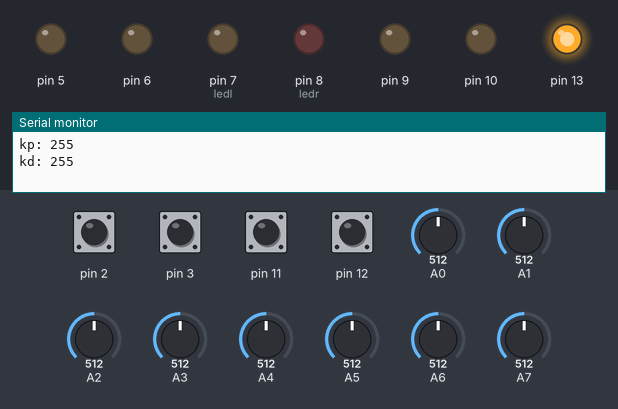
A sketch run on a simulated Arduino Nano, built with avr-gcc and run on an emulated ATmega328P. Parts: output pins drawn as LEDs (lit = HIGH), the last lines printed to the serial monitor. Dashed ring = blinking. The inputs (shaded band) are chosen by the test bench; at power-on: pin 2, pin 3, pin 11, pin 12 HIGH, A0 = 512, A1 = 512, A2 = 512, A3 = 512, A4 = 512, A5 = 512, A6 = 512, A7 = 512. EEPROM starts erased.

Above: at 1.3 s.
1.4 s: pin 3 pulled LOW for 0.15 s
At 4.1 s:
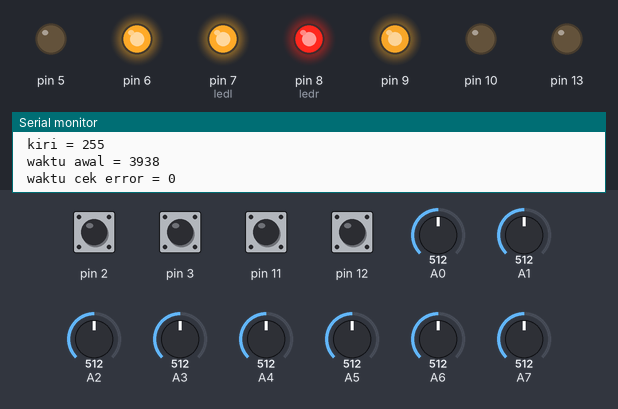
4.4 s: pin 11 pulled LOW for 1 s
At 4.9 s:
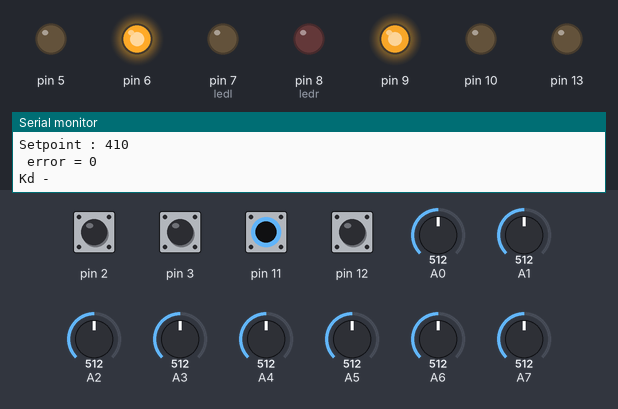
8.4 s: pin 2 pulled LOW for 0.15 s
At 9.3 s:
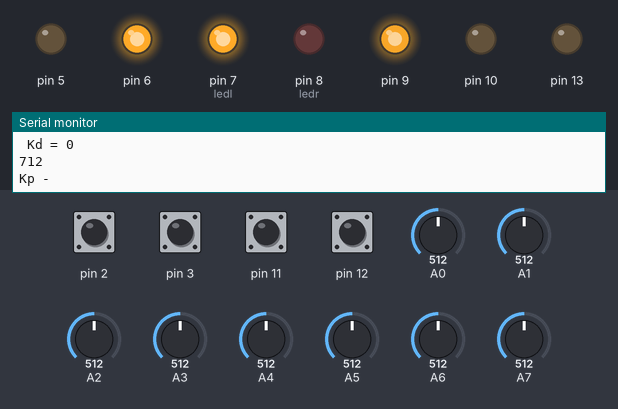
11.4 s: pin 12 pulled LOW for 0.15 s
At 12.3 s:
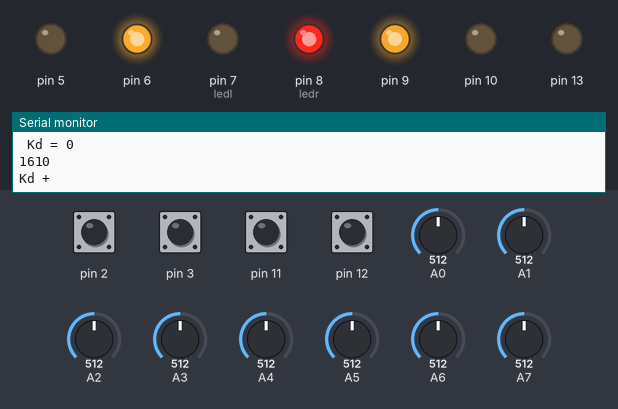
14.5 s: pin 2 pulled LOW for 1 s
At 15.7 s:
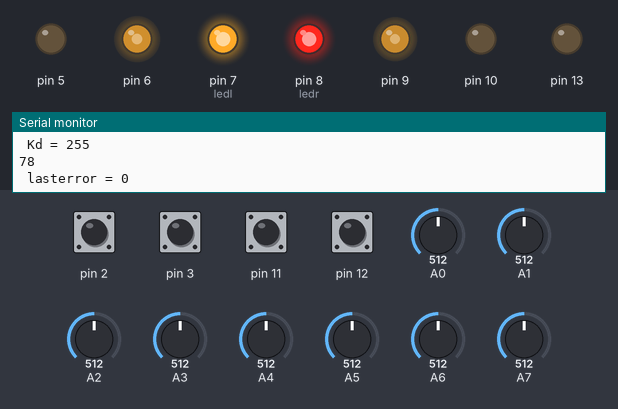
18.5 s: pin 11 pulled LOW for 0.15 s
At 19.85 s:
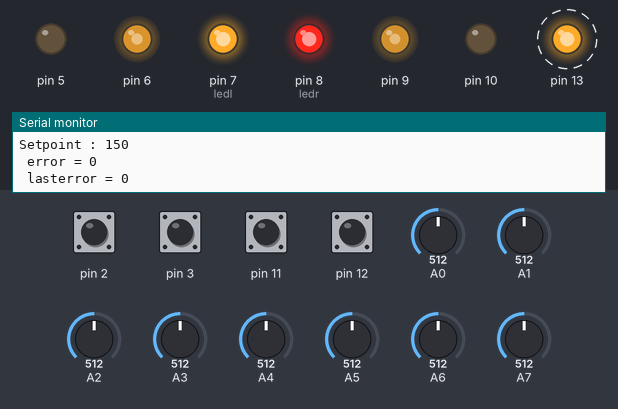
Timing chart, 0 to 22.6 s (numbered marks = the images above; inputs shaded):
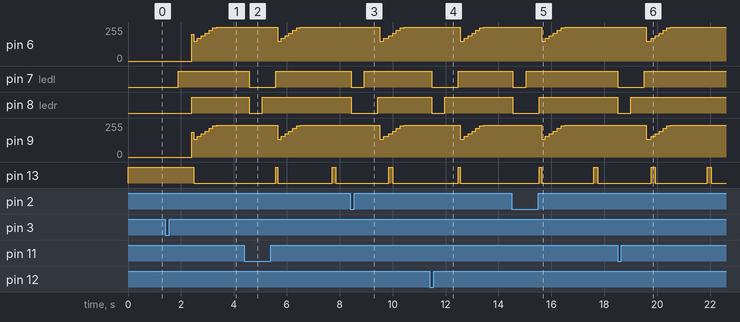

Measured:
- after the input at 1.4 s, pin 7 (ledl): LOW → HIGH after 0.50 s; pin 8 (ledr): LOW → HIGH after 1.0 s; pin 13: HIGH → LOW after 1.1 s
- after the input at 4.4 s, pin 6: 255/255 → 150/255 after 1.3 s, → 170/255 0.14 s later, → 190/255 0.14 s later, → 210/255 0.14 s later, … (7 changes in this stretch); pin 7 (ledl): HIGH → LOW after 0.18 s, → HIGH 1.0 s later
- after the input at 8.4 s, pin 6: 255/255 → 150/255 after 1.1 s, → 170/255 0.14 s later, → 190/255 0.19 s later, → 210/255 0.15 s later, … (7 changes in this stretch); pin 7 (ledl): HIGH → LOW at once, → HIGH 0.50 s later
- after the input at 11.4 s, pin 6: 255/255 → 150/255 after 1.2 s, → 170/255 0.15 s later, → 190/255 0.15 s later, → 210/255 0.15 s later, … (7 changes in this stretch); pin 7 (ledl): HIGH → LOW after 0.08 s, → HIGH 1.0 s later
- after the input at 14.5 s, pin 6: 255/255 → 150/255 after 1.1 s, → 170/255 0.15 s later, → 190/255 0.15 s later, → 210/255 0.15 s later, … (7 changes in this stretch); pin 7 (ledl): HIGH → LOW at once, → HIGH 0.50 s later
- after the input at 18.5 s, pin 6: 255/255 → 150/255 after 1.1 s, → 170/255 0.19 s later, → 190/255 0.15 s later, → 210/255 0.15 s later, … (7 changes in this stretch); pin 7 (ledl): HIGH → LOW at once, → HIGH 1.0 s later

The sketch:

modul4fuzzylogic.ino
```cpp
#include <EEPROM.h>
unsigned long awal, nilai, selisih, waktu = 100, sekarang, er0 = 2000, erx = 200, selor = 0, awalor = 0, nilor = 0;
int value;
int address = 0,
    kondisisensor, kondisi[8],
    lasterror, state,
    state2,
    state3,
    setting = 0,
    setting2 = 0,
    simpan,
    sp = 180,
    x, kd, i,
    s[8],
    error,
    moveControl,
    kecepatanMotorKanan,
    kecepatanMotorKiri,
    rate, kp, nkp, nkd, maxs[8], mins[8], isi = 0, peka[8], setpoint = 150;
int mp[8];
#define ledr 8
#define ledl 7
void setup() {
        EEPROM.write(8, EEPROM.read(8));
  EEPROM.write(9, EEPROM.read(9));
  Serial.begin(9600);
  for (i = 0; i <= 7; i++) {
    maxs[i] = 0;
    mins[i] = 1023;
    isi = EEPROM.read(i);
    peka[i] = isi * 4;
  }
  kp = EEPROM.read(8);
  kd = EEPROM.read(9);
  for (i = 0; i <= 7; i++) {
    //Serial.print("nilai tengah sensor "); Serial.print(i); Serial.print(" : "); Serial.print(peka[i]); Serial.println(" ");
  }
  Serial.print("kp: ");
  Serial.print(EEPROM.read(8));
  Serial.println("");
  Serial.print("kd: ");
  Serial.print(EEPROM.read(9));
  Serial.println("");
  pinMode(ledl, OUTPUT);
  pinMode(ledr, OUTPUT);
  pinMode(2, INPUT_PULLUP);
  pinMode(3, INPUT_PULLUP);
  pinMode(11, INPUT_PULLUP);
  pinMode(12, INPUT_PULLUP);
  pinMode(13, OUTPUT);
  pinMode(A0, INPUT);
  pinMode(A1, INPUT);
  pinMode(A2, INPUT);
  pinMode(A3, INPUT);
  pinMode(A7, INPUT);
  pinMode(A6, INPUT);
  pinMode(A5, INPUT);
  pinMode(A4, INPUT);
  pinMode(5, OUTPUT);
  pinMode(6, OUTPUT);
  pinMode(10, OUTPUT);
  pinMode(9, OUTPUT);
  analogWrite(9, LOW);
  analogWrite(5, LOW);
  analogWrite(6, LOW);
  analogWrite(10, LOW); digitalWrite(13, HIGH);
  delay(100);
  awal = millis(); awalor = millis();
}
void loop() {
  cektombol();
  cekstate();
}

void cektombol() {
  if (!(digitalRead(2)) && (setting == 0)) {
    state = 4;
    state2 = 0;
    setting = 1;
    setting2 = 0;
  }
  if (!digitalRead(3)) {
    state = 0;
    setting = 1;
    state2 = 3;
    setting2 = 1;
  }
}
void cekstate() {
  if ((state == 4) && (setting == 1)) { // Tombol 2 kiri bawah ditekan
    Serial.println("Kalibrasi");
    kalibrasi();
  }
  if ((state2 == 3) && (setting2 == 1)) { // Tombol 3 kanan atas ditekan
    //Serial.println("Robot Jalan");
    jalankan();
  }
}
void kalibrasi() {
  nyalabareng();
  bacasensor();
  for (i = 0; i <= 7; i++) {
    if (s[i] > maxs[i]) {
      maxs[i] = s[i];
    }
    if (s[i] < mins[i]) {
      mins[i] = s[i];
    }
    peka[i] = (maxs[i] + mins[i]) / 2;
    address = i;
    value = peka[i] / 4;
    EEPROM.write(address, value);

  }
  ledmati();
  tampilkandata();
}
void tampilkandata() {
  for (i = 0; i <= 7; i++) {
    Serial.print(s[i]); Serial.print(" ");
  } Serial.println("");
  for (i = 0; i <= 7; i++) {
    Serial.print("nilai tengah sensor ");
    Serial.print(i); Serial.print(" : ");
    Serial.print(peka[i]); Serial.println(" ");
  }

  Serial.print("kp: ");
  Serial.print(EEPROM.read(8));
  Serial.println("");
  Serial.print("kd: ");
  Serial.print(EEPROM.read(9));
  Serial.println("");
}
void bacasensor() {
  s[0] = analogRead(A4);
  s[1] = analogRead(A5);
  s[2] = analogRead(A6);
  s[3] = analogRead(A7);

  s[4] = analogRead(A0);
  s[5] = analogRead(A1);
  s[6] = analogRead(A2);
  s[7] = analogRead(A3);
}

void jalankan() {
  //bacaerror();
  bacapekaPD();
  bacastate();
  jalankanwaktu();
  bacakondisisensor();
  cekerror();
  putarkanmotor();
  ceklampu();
  lasterror = error;
  printdata();
  Serial.println(jalankanwaktu());
  if (jalankanwaktu() > 2000) {
    Serial.print("Timer : ");
    Serial.println(jalankanwaktu());
    Serial.print("Setpoint : ");
    Serial.print(sp);
    Serial.println("");
    Serial.print(" error = "); Serial.print(error); Serial.println("");
  }

}
void ceklampu() {
  if (error <= -1) {
    ledkanan();
    selain();
  } else if (error >= 1) {
    ledkiri();
    selain();
  } else {
    nyalabareng();
    lederror0();
  }
}
void bacakondisisensor() {
  s[0] = analogRead(A3);
  s[1] = analogRead(A2);
  s[2] = analogRead(A1);
  s[3] = analogRead(A0);
  s[4] = analogRead(A7);
  s[5] = analogRead(A6);
  s[6] = analogRead(A5);
  s[7] = analogRead(A4);

  for (i = 0; i <= 7; i++)
  {
    if (s[i] >= peka[i]) {
      kondisi[i] = 1;
    }
    else {
      kondisi[i] = 0;
    }
  }
  kondisisensor = 0;
  for (i = 0; i <= 7; i++) {
    kondisisensor += kondisi[i] * (1 << i);
  }

}

void printdata() {
  Serial.print(" lasterror = "); Serial.print(lasterror);
  Serial.println(" ");
  Serial.print(" kanan = "); Serial.print(kecepatanMotorKanan);
  Serial.println(" ");
  Serial.print(" kiri = "); Serial.print(kecepatanMotorKiri);
  Serial.println(" ");
  Serial.print(" waktu awal = "); Serial.print(awal);
  Serial.println(" ");
  Serial.print(" waktu cek error = "); Serial.print(nilai);
  Serial.println(" ");
  Serial.print(" selisih waktu = "); Serial.print(selisih);
  Serial.println(" ");
Serial.print(" Kp = ");
Serial.print(kp);
Serial.println(" ");
Serial.print(" Kd = ");
Serial.print(kd);
Serial.println(" ");
}

void putarkanmotor() {


  if ((selisih > waktu) && (error == 0)) {
    sp += 20; awal = sekarang;
  } else {
    sp = 150;
    selisih = 0;
  }
  //Serial.print(" error = "); Serial.print(error); Serial.println("");
  //Serial.print(kondisisensor); Serial.println("");
  rate = (lasterror) - (error);
  moveControl = (kp * error) + (kd * rate);
  kecepatanMotorKanan = sp - (moveControl);
  kecepatanMotorKiri = sp + (moveControl);

  if (kecepatanMotorKanan > 255) {
    kecepatanMotorKanan = 255;
  } else if (kecepatanMotorKanan < -255) {
    kecepatanMotorKanan = -255;
  }
  if (kecepatanMotorKanan < 0) {
    kecepatanMotorKanan *= -1;
    analogWrite(10, kecepatanMotorKanan);
    analogWrite(9, 0);
  } else {
    kecepatanMotorKanan -= 15;
    analogWrite(10, 0);
    analogWrite(9, kecepatanMotorKanan);
  }
  if (kecepatanMotorKiri > 255) {
    kecepatanMotorKiri = 255;
  } else if (kecepatanMotorKiri < -255) {
    kecepatanMotorKiri = -255;
  }
  if (kecepatanMotorKiri < 0) {
    kecepatanMotorKiri *= -1;
    analogWrite(5, kecepatanMotorKiri);
    analogWrite(6, 0);
  } else {
    analogWrite(5, 0);
    analogWrite(6, kecepatanMotorKiri);
  }


}
unsigned long jalankanwaktu() {
  sekarang = millis();
  selisih = sekarang - awal;
  selor = sekarang - awalor;

  return selor;

}
void bacastate() { // kondisi robot jalan
  if (!digitalRead(3)) {
    Serial.println("Kp +");
    kp = kp + 1;
    EEPROM.write(8, kp);
    ledmati(); delay(500);
    ledkiri(); delay(500); ledmati();
  }
  if (!digitalRead(2)) {
     Serial.println("Kp -");
    kp = kp - 1;
    EEPROM.write(8, kp);
    ledmati(); delay(500);
    ledkiri(); delay(500); ledmati();
  }

  if (!digitalRead(12)) {
    Serial.println("Kd +");
    kd = kd - 1;
    EEPROM.write(9, kd);
    ledmati(); delay(500);
    ledkanan(); delay(500); ledmati();
  }

  if (!digitalRead(11)) {
    Serial.println("Kd -");
    kd = kd + 1;
    EEPROM.write(9, kd);
    ledmati(); delay(500);
    ledkanan(); delay(500); ledmati();
  }
}
void ledkanan() {
  digitalWrite(ledr, HIGH); digitalWrite(ledl, LOW);
}
void ledkiri() {
  digitalWrite(ledl, HIGH); digitalWrite(ledr, LOW);
}
void ledmati() {
  digitalWrite(ledr, LOW); digitalWrite(ledl, LOW);
}
void nyalabareng() {
  digitalWrite(ledr, HIGH); digitalWrite(ledl, HIGH);
}
void cekerror() {
  switch (kondisisensor) {
    case  0b10000000: error = -6; break;
    case  0b11000000: error = -5; break;
    case  0b01000000: error = -4; break;
    case  0b01100000: error = -3; break;
    case  0b00100000: error = -2; break;
    case  0b00110000: error = -1; break;
    case  0b00010000: error = 0; break;
    case  0b00011000: error = 0; break;
    case  0b00001000: error = 0; break;
    case  0b00001100: error = 1; break;
    case  0b00000100: error = 2; break;
    case  0b00000110: error = 3; break;
    case  0b00000010: error = 4; break;
    case  0b00000011: error = 5; break;
    case  0b00000001: error = 6; break;
  }
}
void selain() {
  if (sekarang - awalor >= erx) {
    awalor = sekarang;
    digitalWrite(13, HIGH);
  } else {
    digitalWrite(13, LOW);
  }
}
void lederror0() {
  if (sekarang - awalor >= er0) {
    awalor = sekarang;
    digitalWrite(13, HIGH);
  } else {
    digitalWrite(13, LOW);
  }
}
void bacapekaPD() {
  kp = EEPROM.read(8);
  kd = EEPROM.read(9);

}
```
